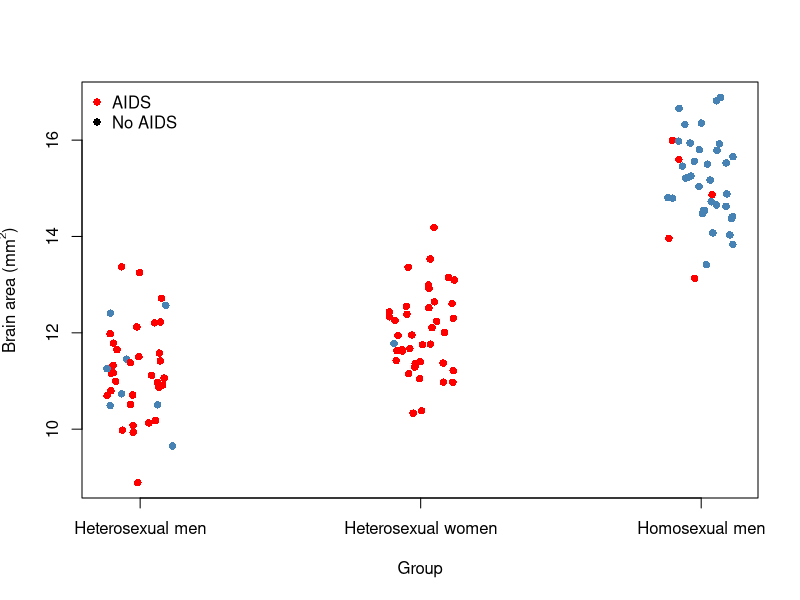
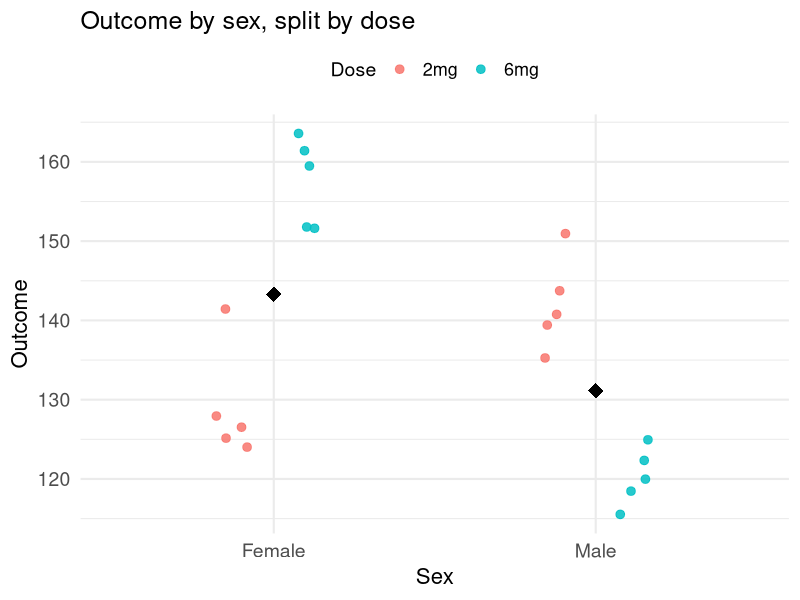

Here is the R script that generated these plots, in order:
## ---- chunk 1
library(knitr)
set.seed(123)

n <- 40
brain <- data.frame(
  group = factor(rep(c("Homosexual men", "Heterosexual men", "Heterosexual women"),
                     each = n)),
  brain_area_mm2 = c(
    rnorm(n, mean = 15.1, sd = 1.0),
    rnorm(n, mean = 11.2, sd = 1.0),
    rnorm(n, mean = 12.0, sd = 1.0)
  )
)

# check group means (will be close, not exact)
mean_table<-aggregate(brain_area_mm2 ~ group, data = brain, mean)
names(mean_table)[2] <- "Brain Area"
kable(mean_table, digits = 2, caption = "Average brain area (mm^2) by group")
x <- jitter(as.numeric(brain$group), amount = 0.12)
cols <- rep("steelblue", nrow(brain))

# indices within each group to color red
i_hom <- which(brain$group == "Homosexual men")[sample(1:40,5)]
i_hetm <- which(brain$group == "Heterosexual men")[sample(1:40,32)]
i_hetw <- which(brain$group == "Heterosexual women")[sample(1:40,39)]

cols[c(i_hom, i_hetm, i_hetw)] <- "red"

plot(x, brain$brain_area_mm2,
     xaxt = "n",
     xlab = "Group", ylab = expression("Brain area (mm"^2*")"),
     pch = 16, col = cols)

axis(1, at = 1:3, labels = levels(brain$group))
legend("topleft",
       legend = c("AIDS", "No AIDS"),
       col = c("red", "black"),
       pch = 16, bty = "n")
## ---- chunk 2
# Packages
suppressPackageStartupMessages({
  library(dplyr)
  library(ggplot2)
  library(knitr)
  library(kableExtra)
})


set.seed(7)

n <- 5
sd <- 5

spec <- tibble::tibble(
  Dose = c("2mg","2mg","6mg","6mg"),
  Sex  = c("Male","Female","Male","Female"),
  target_mean = c(140, 130, 120, 150)
)

df <- spec |>
  group_by(Dose, Sex) |>
  do({
    mu <- .$target_mean[1]
    vals <- rnorm(n, mean = mu, sd = sd)
    tibble::tibble(Value = vals, CatNum = seq_len(n))
  }) |>
  ungroup() |>
  mutate(CatID = paste0(Dose, "_", substr(Sex, 1, 1), CatNum)) |>
  select(CatID, Sex, Dose, Value)

# Nicer summary table
sum_tbl <- df |>
  group_by(Sex, Dose) |>
  summarise(
    mean = mean(Value),
    .groups = "drop"
  ) 

# Table (HTML) with kableExtra
sum_tbl |>
  tidyr::pivot_wider(names_from = Dose, values_from = mean) |>
  kbl(
    caption = "Summary by Sex and Dose",
    col.names = c("Sex","Mean (2mg)", "Mean (6mg)"),
    align = "lcc"
  ) |>
  kable_styling(full_width = FALSE, bootstrap_options = c("striped", "hover", "condensed")) |>
  column_spec(1, bold = TRUE)
## ---- chunk 3
ggplot(df, aes(x = Sex, y = Value, color = Dose)) +
  geom_point(
    position = position_jitterdodge(jitter.width = 0.12, dodge.width = 0.5),
    alpha = 0.85, size = 2.6
  ) +
  stat_summary(
    fun = mean, geom = "point",
    position = position_dodge(width = 0.5),
    shape = 18, size = 5, color = "black"
  ) +
  labs(title = "Outcome by sex, split by dose", y = "Outcome") +
  theme_minimal(base_size = 16) +   # increases all text
  theme(
    plot.title = element_text(size = 18),
    axis.title = element_text(size = 16),
    axis.text  = element_text(size = 14),
    legend.title = element_text(size = 14),
    legend.text  = element_text(size = 13),
    legend.position = "top"
  )
